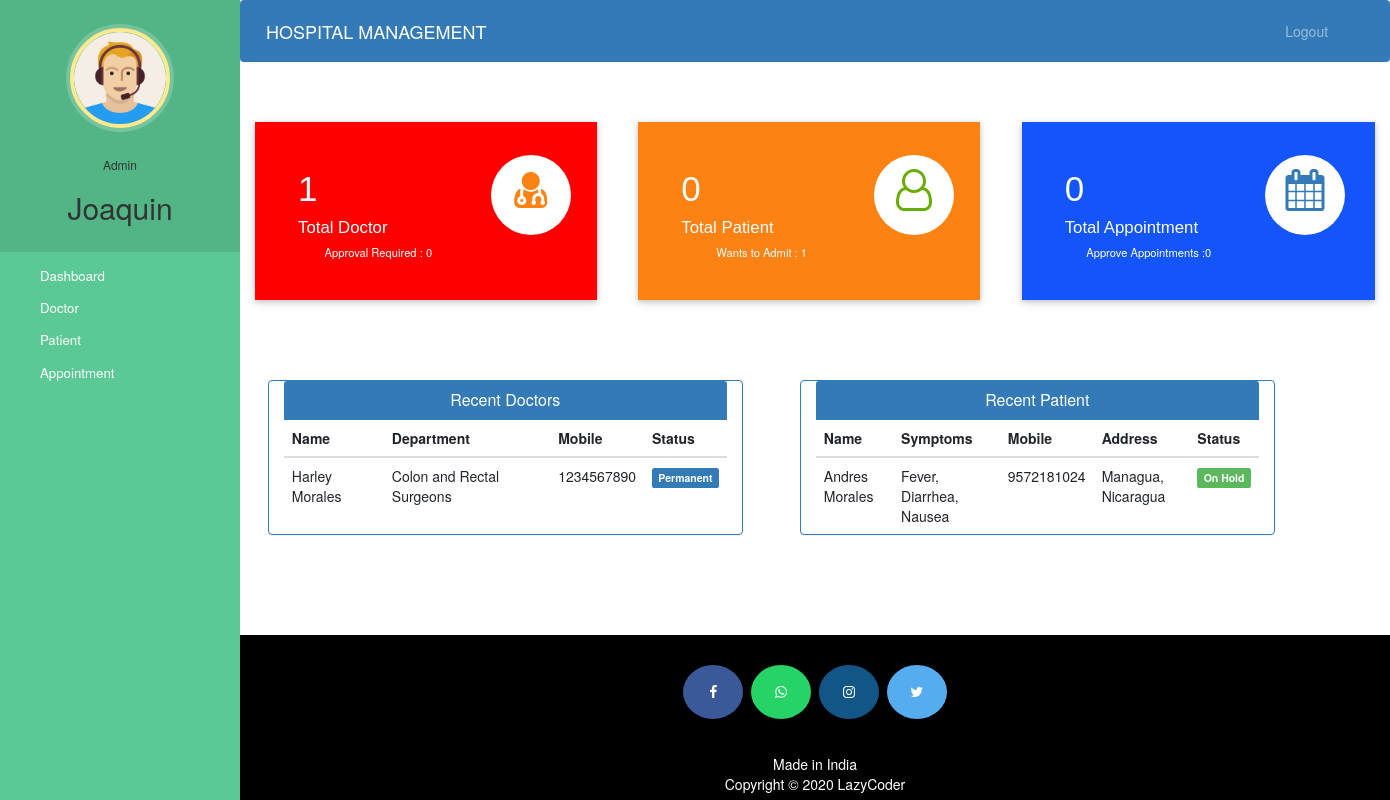
Page /admin-dashboard (signed in) on the committed database.
### hospital/models.py (models this page shows, shortened)
class Doctor(models.Model):
    user=models.OneToOneField(User,on_delete=models.CASCADE)
    profile_pic= models.ImageField(upload_to='profile_pic/DoctorProfilePic/',null=True,blank=True)
    address = models.CharField(max_length=40)
    mobile = models.CharField(max_length=20,null=True)
    department= models.CharField(max_length=50,choices=departments,default='Cardiologist')
    status=models.BooleanField(default=False)
    @property
    def get_name(self):
        return self.user.first_name+" "+self.user.last_name

class Patient(models.Model):
    user=models.OneToOneField(User,on_delete=models.CASCADE)
    profile_pic= models.ImageField(upload_to='profile_pic/PatientProfilePic/',null=True,blank=True)
    address = models.CharField(max_length=40)
    mobile = models.CharField(max_length=20,null=False)
    symptoms = models.CharField(max_length=100,null=False)
    assignedDoctorId = models.PositiveIntegerField(null=True)
    admitDate=models.DateField(auto_now=True)
    status=models.BooleanField(default=False)
    @property
    def get_name(self):
        return self.user.first_name+" "+self.user.last_name

### hospital/views.py (the view)
# urls.py: path('admin-dashboard', views.admin_dashboard_view,name='admin-dashboard'),
@login_required(login_url='adminlogin')
@user_passes_test(is_admin)
def admin_dashboard_view(request):
    doctors=models.Doctor.objects.all().order_by('-id')
    patients=models.Patient.objects.all().order_by('-id')
    doctorcount=models.Doctor.objects.all().filter(status=True).count()
    pendingdoctorcount=models.Doctor.objects.all().filter(status=False).count()
    patientcount=models.Patient.objects.all().filter(status=True).count()
    pendingpatientcount=models.Patient.objects.all().filter(status=False).count()
    appointmentcount=models.Appointment.objects.all().filter(status=True).count()
    pendingappointmentcount=models.Appointment.objects.all().filter(status=False).count()
    mydict={
    'doctors':doctors,
    'patients':patients,
    'doctorcount':doctorcount,
    'pendingdoctorcount':pendingdoctorcount,
    'patientcount':patientcount,
    'pendingpatientcount':pendingpatientcount,
    'appointmentcount':appointmentcount,
    'pendingappointmentcount':pendingappointmentcount,
    }
    return render(request,'hospital/admin_dashboard.html',context=mydict)

### hospital/views.py (called while the page is built)
def is_admin(user):
    return user.groups.filter(name='ADMIN').exists()

### templates/hospital/admin_dashboard.html
{% extends 'hospital/admin_base.html' %}
{% load static %}
{% block content %}
{%include 'hospital/admin_dashboard_cards.html'%}
<br><br><br><br>
<div class="container">
  <div class="row">
    <div class="panel panel-primary col-md-5" style="margin-left:2%;">
      <div class="panel-heading" style="text-align:center;">
        <h6 class="panel-title">Recent Doctors</h6>
      </div>
      <table class="table table-hover" id="dev-table">
        <thead>
          <tr>
            <th>Name</th>
            <th>Department</th>
            <th>Mobile</th>
            <th>Status</th>
          </tr>
        </thead>
        {% for d in doctors %}
        <tr>
          <td> {{d.get_name}}</td>
          <td>{{d.department}}</td>
          <td>{{d.mobile}}</td>
          {%if d.status%}
          <td> <span class="label label-primary">Permanent</span></td>
          {% else %}
          <td> <span class="label label-success">On Hold</span></td>
          {% endif %}
        </tr>
        {% endfor %}
      </table>
    </div>
    <div class="panel panel-primary col-md-5" style="margin-left:5%;">
      <div class="panel-heading" style="text-align:center;">
        <h6 class="panel-title">Recent Patient</h6>
      </div>
      <table class="table table-hover" id="dev-table">
        <thead>
          <tr>
            <th>Name</th>
            <th>Symptoms</th>
            <th>Mobile</th>
            <th>Address</th>
            <th>Status</th>
          </tr>
        </thead>
        {% for p in patients %}
        <tr>
          <td> {{p.get_name}}</td>
          <td>{{p.symptoms}}</td>
          <td>{{p.mobile}}</td>
          <td>{{p.address}}</td>
          {%if p.status%}
          <td> <span class="label label-primary">Admitted</span></td>
          {% else %}
          <td> <span class="label label-success">On Hold</span></td>
          {% endif %}
        </tr>
        {% endfor %}
      </table>
    </div>
  </div>
</div>
{% endblock content %}

### templates/hospital/admin_base.html (shortened to what this page needs)
<!DOCTYPE html>
{% load static %}
<html lang="en">
<head>
  <link rel="stylesheet" href="https://stackpath.bootstrapcdn.com/bootstrap/4.3.1/css/bootstrap.min.css">
  <link rel="stylesheet" href="https://maxcdn.bootstrapcdn.com/font-awesome/4.7.0/css/font-awesome.min.css">
  <link rel="stylesheet" href="{% static '/style.css' %}">
</head>
<body>
  <nav class="menu" tabindex="0">
    <header class="avatar">
      <img src="{% static "images/adminpropic.png" %}" />
      <br><br>
      <h6>Admin</h6>
      <h2>{{request.user.first_name}}</h2>
    </header>
    <ul>
      <li tabindex="0" class="icon-dashboard"> <a style="color:white; text-decoration:none;" href="/admin-dashboard"><span>Dashboard</span></a> </li>
      <li tabindex="0" class="icon-customers"> <a style="color:white; text-decoration:none;" href="/admin-doctor"><span>Doctor</span></a></li>
      <li tabindex="0" class="icon-users"> <a style="color:white; text-decoration:none;" href="/admin-patient"><span>Patient</span></a></li>
      <li tabindex="0" class="icon-calendar"> <a style="color:white; text-decoration:none;" href="/admin-appointment"><span>Appointment</span></a></li>
    </ul>
  </nav>
  <main>
    <div class="bs-example">
      <nav class="navbar navbar-expand-md  navbar-dark fixed-top" style="background:#337AB7;">
        <a href="/admin-dashboard" class="navbar-brand">HOSPITAL MANAGEMENT</a>
        <div class="collapse navbar-collapse justify-content-between" id="navbarCollapse">
          <div class="navbar-nav" style=" margin-left: 90%;">
            <a href="/logout" class="nav-item nav-link">Logout</a>
          </div>
        </div>
      </nav>
    </div>
    <br><br>
    {% block content %}
    {% endblock content %}
    <br><br><br><br>
    <footer>
      <p>
        <a id="ftr" href="https://facebook.com/sumit.luv/" class="fa fa-facebook"></a>
        <a id="ftr" href="https://api.whatsapp.com/send?phone=919572181024&text=Hello%20Sumit.%0d%0aHow%20are%20you%20%3f%0d%0aI%20came%20from%20your%20website.&source=&data=#" class="fa fa-whatsapp"></a>
        <a id="ftr" href="https://instagram.com/sumit.luv" class="fa fa-instagram"></a>
        <a id="ftr" href="https://twitter.com/sumitkumar1503" class="fa fa-twitter"></a>
      </p>
      <br>
      <div class="container">
        <div class="row">
          <div class="col-md-12 col-sm-12">
            <div style="color:#ffffff;" class="wow fadeInUp footer-copyright">
              <p>Made in India <br>
                Copyright &copy; 2020 LazyCoder </p>
            </div>
          </div>
        </div>
      </div>
    </footer>
  </main>
</body>
</html>

### templates/hospital/admin_dashboard_cards.html (shortened to what this page needs)
<!DOCTYPE html>
<html lang="en" dir="ltr">
<head>
  <link rel="stylesheet" href="https://maxcdn.bootstrapcdn.com/bootstrap/3.4.1/css/bootstrap.min.css">
  <link rel="stylesheet" href="https://cdnjs.cloudflare.com/ajax/libs/font-awesome/4.7.0/css/font-awesome.min.css">
</head>
<body>
  <div class="market-updates">
    <div class="col-md-4 market-update-gd">
      <div class="market-update-block clr-block-1">
        <div class="col-md-8 market-update-left">
          <h3>{{doctorcount}}</h3>
          <h4>Total Doctor</h4>
          <p>Approval Required : {{pendingdoctorcount}}</p>
        </div>
        <div class="col-md-4 market-update-right">
          <i class="fa fa-user-md"></i>
        </div>
        <div class="clearfix"> </div>
      </div>
    </div>
    <div class="col-md-4 market-update-gd">
      <div class="market-update-block clr-block-2">
        <div class="col-md-8 market-update-left">
          <h3>{{patientcount}}</h3>
          <h4>Total Patient</h4>
          <p>Wants to Admit : {{pendingpatientcount}}</p>
        </div>
        <div class="col-md-4 market-update-right">
          <i class="fa fa-user-o"></i>
        </div>
        <div class="clearfix"> </div>
      </div>
    </div>
    <div class="col-md-4 market-update-gd">
      <div class="market-update-block clr-block-3">
        <div class="col-md-8 market-update-left">
          <h3>{{appointmentcount}}</h3>
          <h4>Total Appointment</h4>
          <p>Approve Appointments :{{pendingappointmentcount}} </p>
        </div>
        <div class="col-md-4 market-update-right">
          <i class="fa fa-calendar"> </i>
        </div>
        <div class="clearfix"> </div>
      </div>
    </div>
  </div>
</body>
</html>

### static/style.css (style rules this page uses)
body { padding-left: 240px; }
main { position: relative; height: 100vh; }
.menu { background: #5bc995; height: 100vh; width: 240px; position: fixed; top: 0px; left: 0; z-index: 5; outline: none; }
.menu .avatar { background: rgba(0, 0, 0, 0.1); padding: 2em 0.5em; text-align: center; }
.menu .avatar img { width: 100px; border-radius: 50%; overflow: hidden; border: 4px solid #ffea92; box-shadow: 0 0 0 4px rgba(255, 255, 255, 0.2); }
.menu .avatar h2 { font-weight: normal; margin-bottom: 0; }
.menu ul { list-style: none; padding: 0.5em 0; margin: 0; }
.menu ul li { padding: 0.5em 1em 0.5em 3em; font-size: 0.95em; font-weight: regular; background-repeat: no-repeat; background-position: left 15px center; background-size: auto 20px; transition: all 0.15s linear; cursor: pointer; }
.menu ul li.icon-dashboard { background-image: url("http://www.entypo.com/images//gauge.svg"); }
.menu ul li.icon-customers { background-image: url("http://www.entypo.com/images//briefcase.svg"); }
.menu ul li.icon-users { background-image: url("http://www.entypo.com/images//users.svg"); }
.menu ul li.icon-calendar { background-image: url("http://www.entypo.com/images//calendar.svg"); }

### templates/hospital/admin_base.html (style rules this page uses)
a:link { text-decoration: none; }
a { color: white; }
footer { padding: 0px 0px 0px 0px; background-color: black; margin: 0px; }
#ftr { padding: 20px; }
.fa { font-size: 23px; width: 60px; text-align: center; text-decoration: none; margin: 5px 2px; border-radius: 50%; }
.fa-facebook { background: #3B5998; color: white; margin-top: 30px; }
.fa-whatsapp { background: #25d366; color: white; }
.fa-twitter { background: #55ACEE; color: white; }
.fa-instagram { background: #125688; color: white; }
p { text-align: center; }
body { padding-left: 240px; }
main { position: relative; height: 100vh; }
.menu { background: #5bc995; height: 100vh; width: 240px; position: fixed; top: 0px; left: 0; z-index: 5; outline: none; }
.menu .avatar { background: rgba(0, 0, 0, 0.1); padding: 2em 0.5em; text-align: center; }
.menu .avatar img { width: 100px; border-radius: 50%; overflow: hidden; border: 4px solid #ffea92; box-shadow: 0 0 0 4px rgba(255, 255, 255, 0.2); }
.menu .avatar h2 { font-weight: normal; margin-bottom: 0; }
.menu ul { list-style: none; padding: 0.5em 0; margin: 0; }
.menu ul li { padding: 0.5em 1em 0.5em 3em; font-size: 0.95em; font-weight: regular; background-repeat: no-repeat; background-position: left 15px center; background-size: auto 20px; transition: all 0.15s linear; cursor: pointer; }
.menu ul li.icon-dashboard { background-image: url("http://www.entypo.com/images//gauge.svg"); }
.menu ul li.icon-customers { background-image: url("http://www.entypo.com/images//briefcase.svg"); }
.menu ul li.icon-users { background-image: url("http://www.entypo.com/images//users.svg"); }
.menu ul li.icon-calendar { background-image: url("http://www.entypo.com/images//calendar.svg"); }

### rows in the picture
Doctor: get_name "Harley Morales", department "Colon and Rectal Surgeons", mobile "1234567890", status "Permanent"
Patient: get_name "Andres Morales", symptoms "Fever, Diarrhea, Nausea", mobile "9572181024", address "Managua, Nicaragua", status "On Hold"

### other values in the picture
{{ request.user.first_name }} "Joaquin"
{{ doctorcount }} "1"
{{ pendingdoctorcount }} "0"
{{ patientcount }} "0"
{{ pendingpatientcount }} "1"
{{ appointmentcount }} "0"
{{ pendingappointmentcount }} "0"
